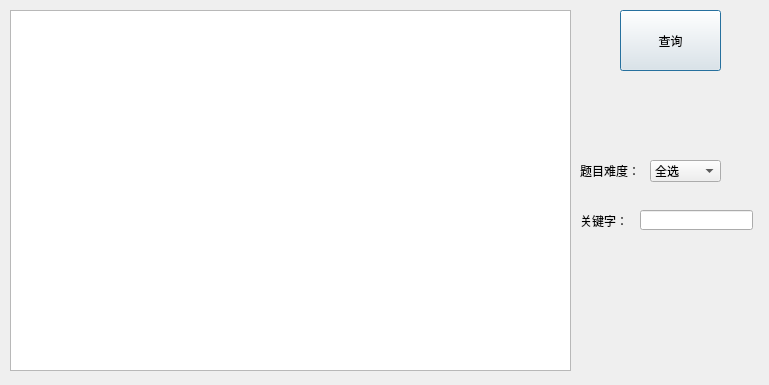
<?xml version="1.0" encoding="UTF-8"?>
<ui version="4.0">
 <class>Dialog_judge_select</class>
 <widget class="QDialog" name="Dialog_judge_select">
  <property name="geometry">
   <rect>
    <x>0</x>
    <y>0</y>
    <width>769</width>
    <height>385</height>
   </rect>
  </property>
  <property name="windowTitle">
   <string>判断题查询</string>
  </property>
  <widget class="QLabel" name="label">
   <property name="geometry">
    <rect>
     <x>580</x>
     <y>200</y>
     <width>71</width>
     <height>41</height>
    </rect>
   </property>
   <property name="text">
    <string>关键字：</string>
   </property>
  </widget>
  <widget class="QTableWidget" name="tableWidget">
   <property name="geometry">
    <rect>
     <x>10</x>
     <y>10</y>
     <width>561</width>
     <height>361</height>
    </rect>
   </property>
  </widget>
  <widget class="QLabel" name="label_2">
   <property name="geometry">
    <rect>
     <x>580</x>
     <y>150</y>
     <width>71</width>
     <height>41</height>
    </rect>
   </property>
   <property name="text">
    <string>题目难度：</string>
   </property>
  </widget>
  <widget class="QPushButton" name="pushButton">
   <property name="geometry">
    <rect>
     <x>620</x>
     <y>10</y>
     <width>101</width>
     <height>61</height>
    </rect>
   </property>
   <property name="text">
    <string>查询</string>
   </property>
  </widget>
  <widget class="QLineEdit" name="lineEdit">
   <property name="geometry">
    <rect>
     <x>640</x>
     <y>210</y>
     <width>113</width>
     <height>20</height>
    </rect>
   </property>
  </widget>
  <widget class="QComboBox" name="comboBox">
   <property name="geometry">
    <rect>
     <x>650</x>
     <y>160</y>
     <width>71</width>
     <height>22</height>
    </rect>
   </property>
   <item>
    <property name="text">
     <string>全选</string>
    </property>
   </item>
   <item>
    <property name="text">
     <string>等级一</string>
    </property>
   </item>
   <item>
    <property name="text">
     <string>等级二</string>
    </property>
   </item>
   <item>
    <property name="text">
     <string>等级三</string>
    </property>
   </item>
   <item>
    <property name="text">
     <string>等级四</string>
    </property>
   </item>
   <item>
    <property name="text">
     <string>等级五</string>
    </property>
   </item>
  </widget>
 </widget>
 <resources/>
 <connections/>
</ui>
